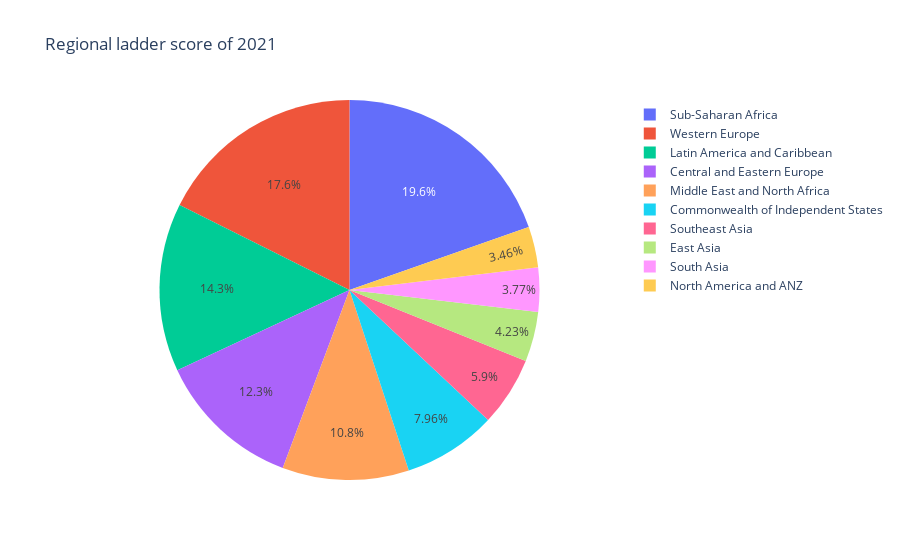

The code cell stored with this chart in its notebook:
### Code cell
px.pie(a, names = 'Regional indicator', values = 'Ladder score', title = "Regional ladder score of 2021")

### Figure 1 — Plotly figure (JSON) as saved in the notebook; plotly's stock layout.template omitted (floating-point values rounded to 4 significant figures; data arrays with more than 128 entries replaced by an {"elided": "..."} marker saying what was removed)
{"data": [{"domain": {"x": [0, 1], "y": [0, 1]}, "hovertemplate": "Regional indicator=%{label}<br>Ladder score=%{value}<extra></extra>", "labels": {"elided": "149 str values"}, "legendgroup": "", "name": "", "showlegend": true, "type": "pie", "values": {"elided": "149 float values"}}], "layout": {"legend": {"tracegroupgap": 0}, "title": {"text": "Regional ladder score of 2021"}}}
